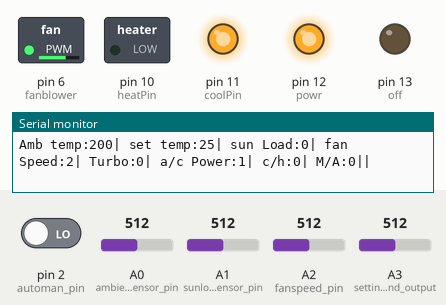
Bench run of a sketch on a simulated Arduino Uno, built with avr-gcc and run on an emulated ATmega328P. On the bench: switched loads named in the sketch (green lamp = pin HIGH), output pins drawn as LEDs (lit = HIGH), the last lines printed to the serial monitor. The test bench sets the inputs (shaded band); at power-on: A2 (fanspeed_pin) = 512, A0 (ambient_temp_sensor_pin) = 512, A3 (setting_Input_and_output) = 512, pin 2 (automan_pin) LOW, A1 (sunload_sensor_pin) = 512.

Above: at 1.2 s.
1.3 s: A2 (fanspeed_pin) set to 497
At 2.4 s:
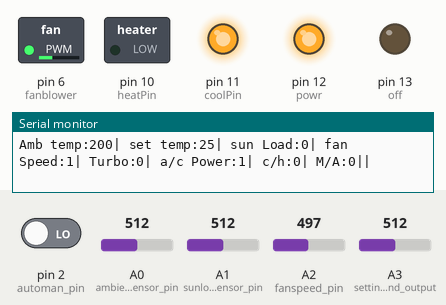
2.9 s: A0 (ambient_temp_sensor_pin) set to 168
5.9 s: A0 (ambient_temp_sensor_pin) set to 155
At 6.4 s:
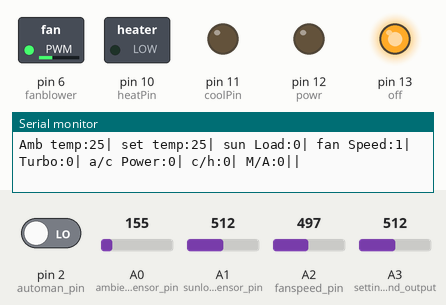
7.5 s: A3 (setting_Input_and_output) set to 573
10.5 s: A3 (setting_Input_and_output) set to 604
At 11.1 s:
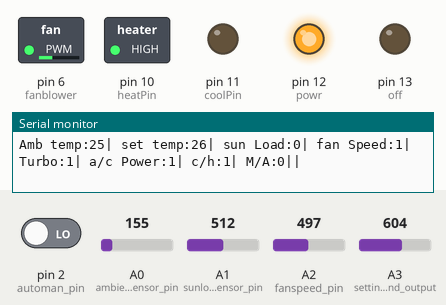
12.1 s: A2 (fanspeed_pin) set to 716
At 13.6 s:
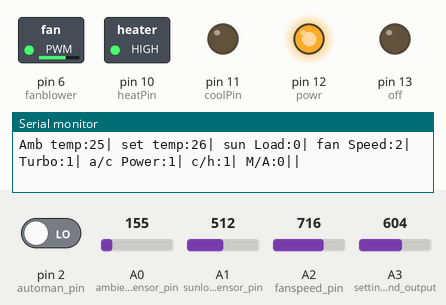
Timing chart, 0 to 14.7 s (numbered marks = the images above; inputs shaded):
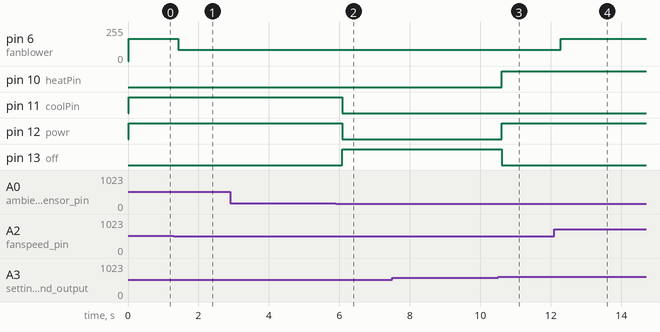

Measured:
- the behaviour switches between 512 and 511 on A2 (fanspeed_pin) (found by bisection; images 0 and 1)
- the behaviour switches between 156 and 155 on A0 (ambient_temp_sensor_pin) (found by bisection; images 1 and 2)
- the behaviour switches between 585 and 586 on A3 (setting_Input_and_output) (found by bisection; images 2 and 3)
- after the input at 1.3 s, pin 6 (fanblower): 168/255 → 84/255 after 0.13 s
- after the input at 5.9 s, pin 11 (coolPin), pin 12 (powr): HIGH → LOW after 0.18 s; pin 13 (off): LOW → HIGH after 0.18 s
- after the input at 10.5 s, pin 10 (heatPin), pin 12 (powr): LOW → HIGH after 0.11 s; pin 13 (off): HIGH → LOW after 0.11 s
- after the input at 12.1 s, pin 6 (fanblower): 84/255 → 168/255 after 0.18 s

The sketch:

HVAC_Arduino.ino
```cpp
// HVAC PROTOTYPE - Proof of Concept
// with Ambient temperature and Sun-load
// Automatic and Manual function implemented

// Arduino Code

///////////////////////////////////////////////
////////Variables Defined for pins and pin values
int coolPin=11;
int heatPin=10;
int powr=12;
int off=13;
int ac_intensity=9;

int fanblower=6;


int ambient_temp_sensor_pin = A0;
int ambient_temp;
int sunload_sensor_pin= A1;
int sunload_value;
int automan_pin= 2;
int automan_value;
int fanspeed_pin= A2;
int fanspeed_value_m;
int set_temp_pin= A3;

int set_temp_value;
int cooler_heater;
int set_ac_intensity;
int fanspeed_value_a;
int power_ac;
int fanspeed_final;


void setup()
{
    Serial.begin(9600);
    pinMode(A0,INPUT);
    pinMode(A1,INPUT);
    pinMode(2,INPUT);
    pinMode(A2,INPUT);
    pinMode(A3,INPUT);             // setting Input and output ports

    pinMode(13,OUTPUT);
    pinMode(12,OUTPUT);
    pinMode(11,OUTPUT);
    pinMode(10,OUTPUT);

    pinMode(6,OUTPUT);

}

void loop()
{
    ambient_temp=(int)read_temp(ambient_temp_sensor_pin);
    sunload_value=read_sunload(sunload_sensor_pin);
    automan_value=read_automan(automan_pin);
    fanspeed_value_m=fanspeed(fanspeed_pin);        //reading data
    set_temp_value=set_temp(set_temp_pin);

    switch(automan_value){

        case 1:
            if (abs(ambient_temp-set_temp_value)<1){ //fan only
                power_ac=0;
                fanspeed_value_a=1;
            }
            else if(ambient_temp>set_temp_value){    //cooler
                power_ac=1;
                cooler_heater=0;
                if(abs(ambient_temp-set_temp_value)<2){ //cooler mode - low temp difference
                    fanspeed_value_a=1;
                    if(sunload_value<2){
                        set_ac_intensity=0;
                    }
                    else{
                        set_ac_intensity=1;
                    }
                }
                else if (abs(ambient_temp-set_temp_value)<4){ //cooler mode - medium temp difference
                    fanspeed_value_a=2;
                    if(sunload_value<2){
                        set_ac_intensity=0;
                    }
                    else{
                        set_ac_intensity=1;
                    }
                }
                else{                                         //cooler mode - high temp difference
                    fanspeed_value_a=3;
                    if(sunload_value<2){
                        set_ac_intensity=0;
                    }
                    else{
                        set_ac_intensity=1;
                    }
                }


            }
            else if (ambient_temp<set_temp_value){        //heater
                power_ac=1;
                cooler_heater=1;
                if(abs(ambient_temp-set_temp_value)<2){ //heater mode - low temp difference
                    fanspeed_value_a=1;
                    if(sunload_value<2){
                        set_ac_intensity=1;
                    }
                    else{
                        set_ac_intensity=0;
                    }
                }
                else if (abs(ambient_temp-set_temp_value)<4){ //heater mode - medium temp difference
                    fanspeed_value_a=2;
                    if(sunload_value<2){
                        set_ac_intensity=1;
                    }
                    else{
                        set_ac_intensity=0;
                    }
                }
                else{                                         //heater mode - high temp difference
                    fanspeed_value_a=3;
                    if(sunload_value<2){
                        set_ac_intensity=1;
                    }
                    else{
                        set_ac_intensity=0;
                    }
                }
            }
            fanspeed_final=fanspeed_value_a;
            break;

        default:
            if(fanspeed_value_m){
                if (abs(ambient_temp-set_temp_value)<1) //fan only
                    power_ac=0;
                else if(ambient_temp>set_temp_value){   //cooler
                    power_ac=1;
                    cooler_heater=0;
                    if(sunload_value<2){
                        set_ac_intensity=0;
                    }
                    else{
                        set_ac_intensity=1;
                    }
                }
                else if (ambient_temp<set_temp_value){  //heater
                    power_ac=1;
                    cooler_heater=1;
                    if(sunload_value<2){
                        set_ac_intensity=1;
                    }
                    else{
                        set_ac_intensity=0;
                    }
                }
            }
            else{
                power_ac=0;

            }
            fanspeed_final=fanspeed_value_m;
            break;

    }


    Serial.print("Amb temp:");Serial.print(ambient_temp);
    Serial.print("| set temp:");Serial.print(set_temp_value);
    Serial.print("| sun Load:");Serial.print(sunload_value);
    Serial.print("| fan Speed:");Serial.print(fanspeed_final);
    Serial.print("| Turbo:");Serial.print(set_ac_intensity);
    Serial.print("| a/c Power:");Serial.print(power_ac);
    Serial.print("| c/h:");Serial.print(cooler_heater);
    Serial.print("| M/A:");Serial.print(automan_value);

    Serial.println("||");

    if(power_ac){
        digitalWrite(powr,1);
        digitalWrite(off,0);
        if(cooler_heater){
            digitalWrite(heatPin,1);
            digitalWrite(coolPin,0);
        }
        else{
            digitalWrite(heatPin,0);
            digitalWrite(coolPin,1);
        }
    }
    else{
        digitalWrite(powr,0);
        digitalWrite(off,1);
        digitalWrite(heatPin,0);
        digitalWrite(coolPin,0);

    }

    if(fanspeed_final==0){
        analogWrite(fanblower,0);
    }
    else{
        if (fanspeed_final==3)
            analogWrite(fanblower,255);
        else if (fanspeed_final==2)
            analogWrite(fanblower,168);
        else if (fanspeed_final==1)
            analogWrite(fanblower,84);
        else
            analogWrite(fanblower,0);

    }

    if(set_ac_intensity)
        digitalWrite(ac_intensity,1);
    else
        digitalWrite(ac_intensity,0);

}

/// Function Definitions //
///////////////////////////////////////////////////////////////

float read_temp(int pin){
    int data = analogRead(pin);
    float voltage = data * 5.0;
    voltage /= 1024.0;            //reading temperature from the sensor
    float temperatureC = (voltage - 0.5) * 100 ;
    return temperatureC;
}

int read_sunload(int pin){
    int data = analogRead(pin);
    int val;
    if (data>=54 && data<830)
        val=0;
    else if (data>=830 && data<950)  // reading sunload data
        val=1;
    else if (data>=950 && data<975)
        val=2;
    else
        val=0;
    return val;
}

int read_automan(int pin){
    int data = digitalRead(pin);   //Auto/Manual mode selection
    return data;
}

int fanspeed(int pin){
    int data=analogRead(pin);
    int val;
    if (data>=0 && data<256)
        val=0;
    else if (data>=256 && data<512)
        val=1;
    else if (data>=512 && data<768)  //Fanspeed Selection for Manual mode
        val=2;
    else if (data>=768 && data<1025)
        val=3;
    else
        val=0;
    return val;
}

int set_temp(int pin){
    int data=analogRead(pin);      //Set temperature in the cabin
    data=(data - 0) * (32 - 18) / (1024 - 0) + 18;
    return data;

}
//////////////////////////////////////////////////////////////
```
